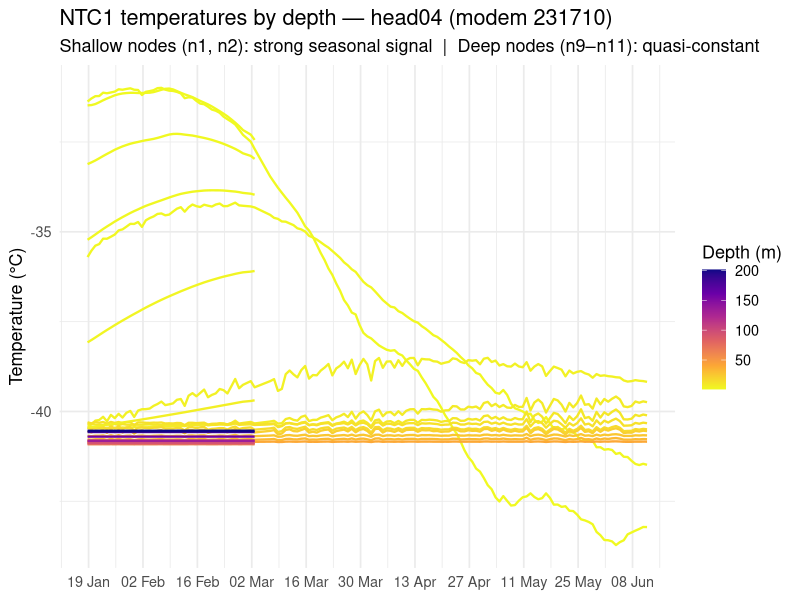
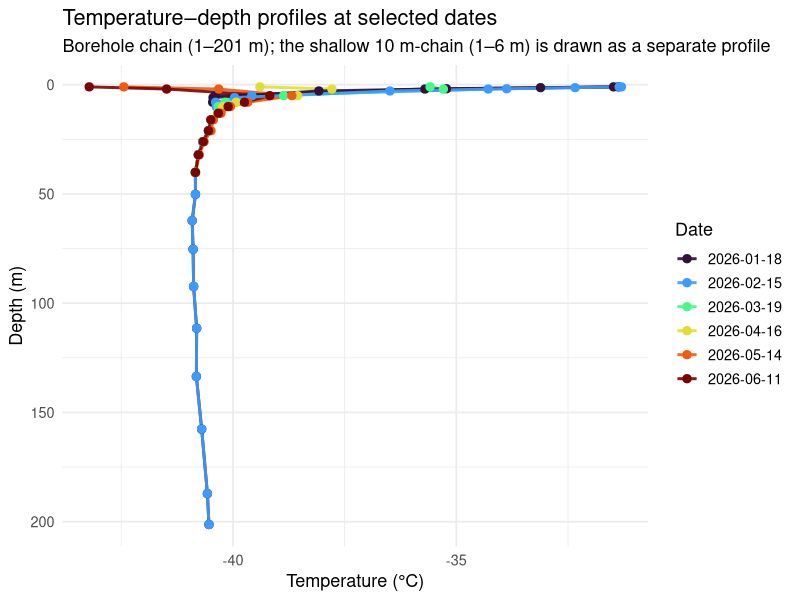
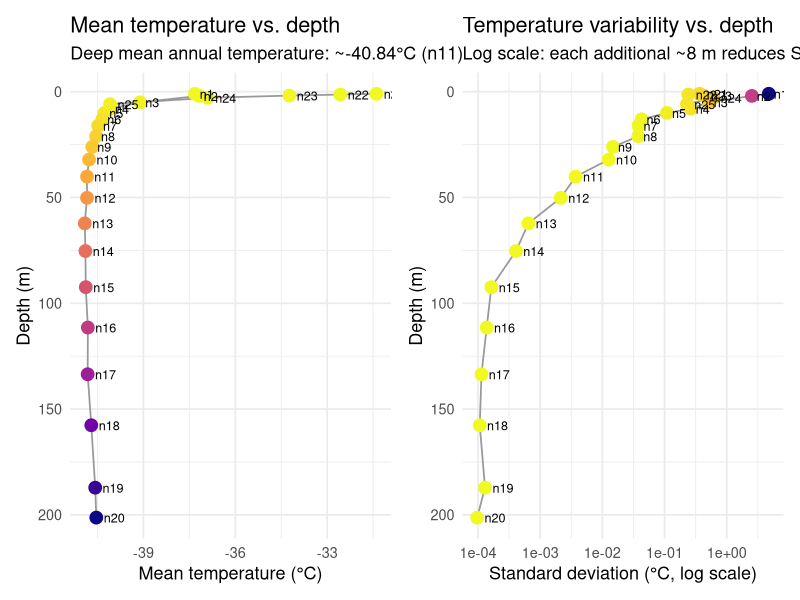
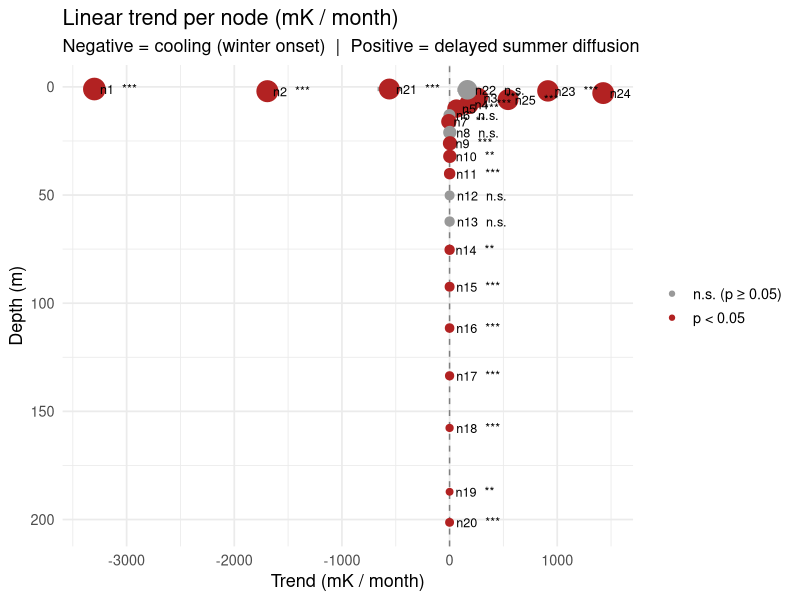
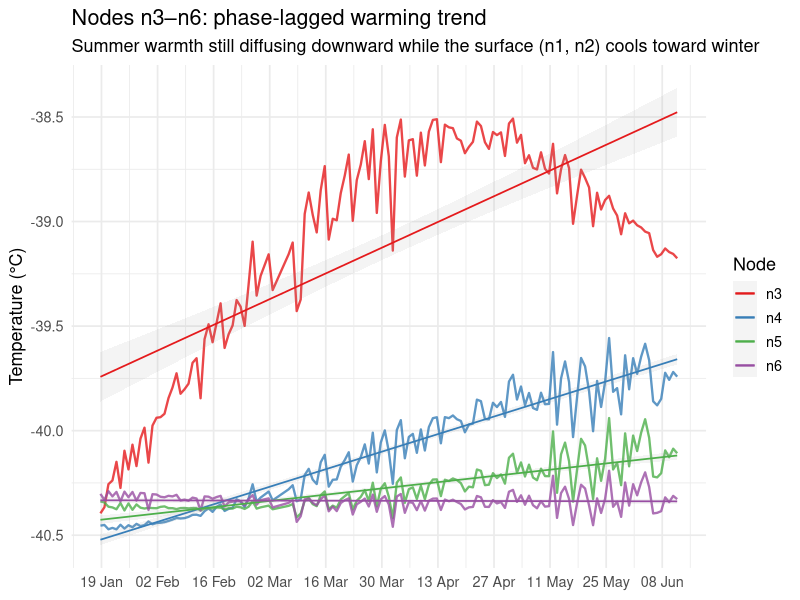
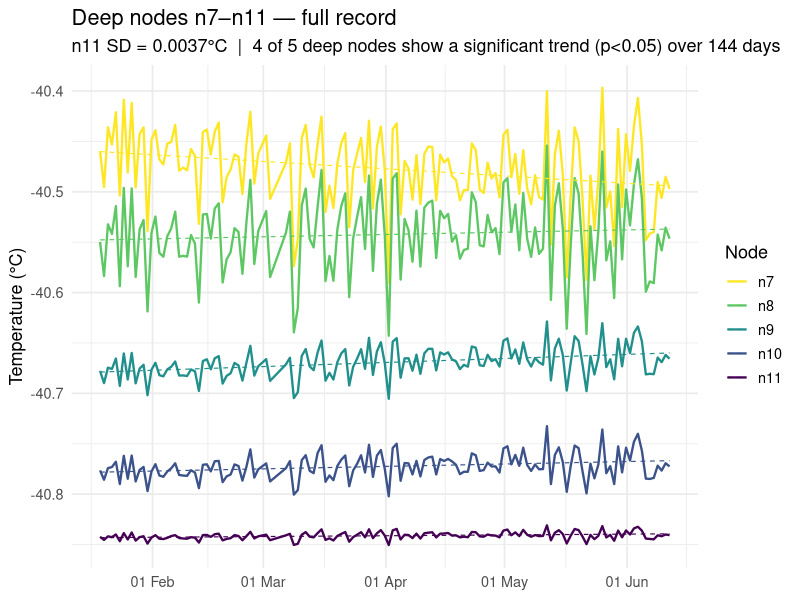
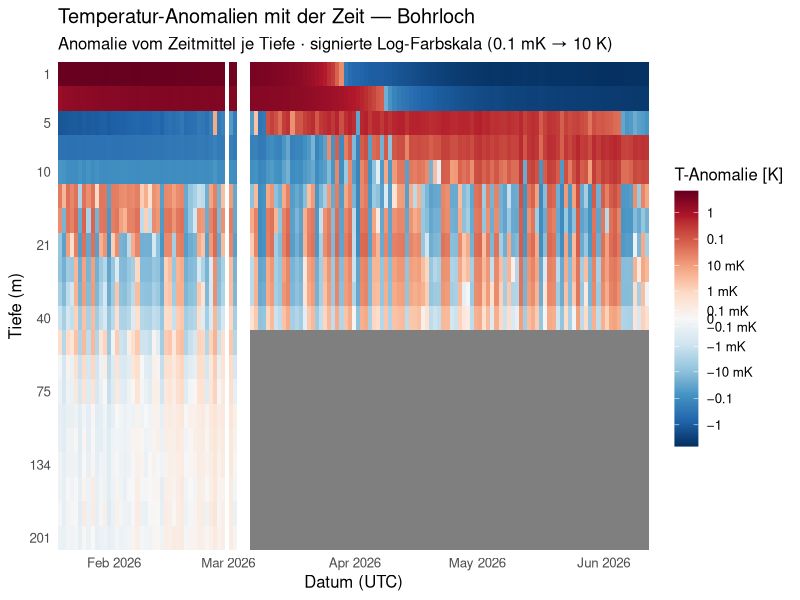
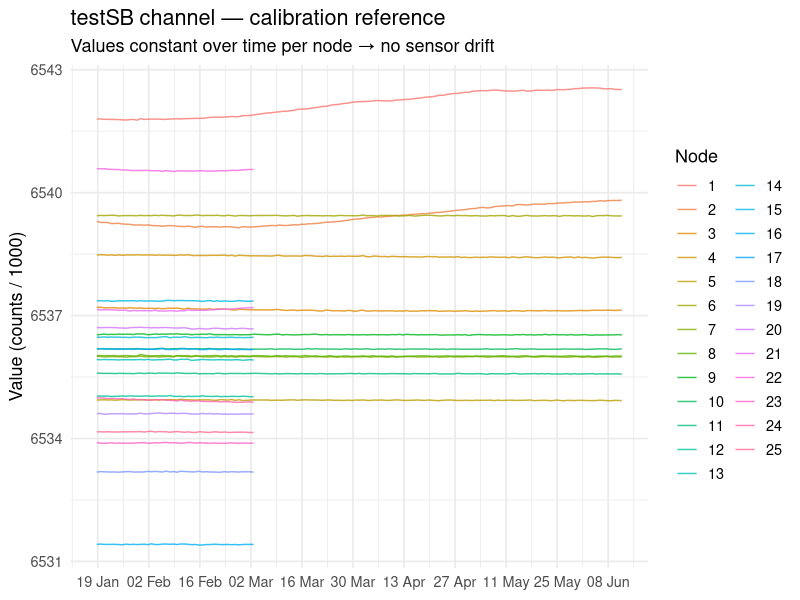

Source code (R) for these figures, in order:
## ---- chunk 1
library(readr)
library(dplyr)
library(tidyr)
library(ggplot2)
library(lubridate)
library(patchwork)

d <- read_csv("./data/decoded_head04_231710_combined.csv", show_col_types = FALSE) |>
  mutate(
    time_utc = as_datetime(time_utc),
    t_days   = as.numeric(difftime(time_utc, min(time_utc), units = "days"))
  )
## ---- chunk 2
# Real installation depths + node order from the 2023 lab calibration
# (data/head04_calibration.csv, built by build_head04_calibration.R).
# n1–n20 = borehole 1–201 m; n21–n25 = shallow 10 m-chain 1–6 m. The node order
# (kept from the deployment Excel sheet) is confirmed by the SD-vs-depth check:
# per-node SD falls monotonically with depth (Spearman ≈ −0.99).
node_depths <- read_csv("./data/head04_calibration.csv", show_col_types = FALSE) |>
  distinct(node, depth = depth_m) |> arrange(node) |>
  # Two physically separate chains — never connect a profile line ACROSS them:
  mutate(chain = if_else(node <= 20, "Bohrloch (1–201 m)", "Nebenkette (1–6 m)"))
knitr::kable(node_depths, col.names = c("Node", "Depth (m)", "Chain"),
             caption = "Sensor depths (2023 deployment).")
## ---- chunk 3
ntc_long <- d |>
  select(time_utc, matches("^n[0-9]+\\.ntc1_temp_C$")) |>
  pivot_longer(-time_utc, names_to = "sensor", values_to = "temp_C") |>
  mutate(node = as.integer(sub("n(\\d+)\\..*", "\\1", sensor))) |>
  left_join(node_depths, by = "node")

ggplot(ntc_long, aes(time_utc, temp_C, colour = depth, group = node)) +
  geom_line(linewidth = 0.8) +
  scale_colour_viridis_c(option = "plasma", direction = -1, name = "Depth (m)") +
  scale_x_datetime(date_breaks = "2 weeks", date_labels = "%d %b") +
  labs(
    title    = "NTC1 temperatures by depth — head04 (modem 231710)",
    subtitle = "Shallow nodes (n1, n2): strong seasonal signal  |  Deep nodes (n9–n11): quasi-constant",
    x = NULL, y = "Temperature (°C)"
  ) +
  theme_minimal(base_size = 13)
## ---- chunk 4
profile_dates <- d |>
  pull(time_utc) |> as.Date() |> unique() |>
  (\(x) x[seq(1, length(x), length.out = 6)])() |>
  as.character()

profiles <- ntc_long |>
  mutate(date = as.character(as.Date(time_utc))) |>
  filter(date %in% profile_dates)

ggplot(profiles, aes(temp_C, depth, colour = date, group = interaction(date, chain))) +
  geom_path(linewidth = 1, alpha = 0.9) +   # per (date, chain): never link across the two chains
  geom_point(size = 2.5) +
  scale_y_reverse(name = "Depth (m)") +
  scale_colour_viridis_d(option = "turbo", name = "Date") +
  labs(
    title    = "Temperature–depth profiles at selected dates",
    subtitle = "Borehole chain (1–201 m); the shallow 10 m-chain (1–6 m) is drawn as a separate profile",
    x = "Temperature (°C)"
  ) +
  theme_minimal(base_size = 13)
## ---- chunk 5
node_stats <- ntc_long |>
  group_by(node, depth, chain) |>
  summarise(
    mean_T  = mean(temp_C, na.rm = TRUE),
    sd_T    = sd(temp_C,   na.rm = TRUE),
    range_T = max(temp_C, na.rm = TRUE) - min(temp_C, na.rm = TRUE),
    .groups = "drop"
  )

p_sd <- ggplot(node_stats, aes(sd_T, depth)) +
  geom_path(aes(group = chain), colour = "grey60", linewidth = 0.6) +
  geom_point(aes(colour = sd_T), size = 4) +
  geom_text(aes(label = paste0("n", node)), hjust = -0.35, size = 3.2) +
  scale_colour_viridis_c(option = "plasma", direction = -1, guide = "none") +
  scale_y_reverse(name = "Depth (m)") +
  scale_x_log10() +
  labs(title = "Temperature variability vs. depth",
       subtitle = "Log scale: each additional ~8 m reduces SD by ~50%",
       x = "Standard deviation (°C, log scale)") +
  theme_minimal(base_size = 13)

p_mean <- ggplot(node_stats, aes(mean_T, depth)) +
  geom_path(aes(group = chain), colour = "grey60", linewidth = 0.6) +
  geom_point(aes(colour = depth), size = 4, show.legend = FALSE) +
  scale_colour_viridis_c(option = "plasma", direction = -1) +
  geom_text(aes(label = paste0("n", node)), hjust = -0.35, size = 3.2) +
  scale_y_reverse(name = "Depth (m)") +
  labs(title = "Mean temperature vs. depth",
       subtitle = sprintf("Deep mean annual temperature: ~%.2f°C (n11)",
                          node_stats$mean_T[node_stats$node == 11]),
       x = "Mean temperature (°C)") +
  theme_minimal(base_size = 13)

p_mean | p_sd
## ---- chunk 6
node_stats |>
  select(node, depth, mean_T, sd_T, range_T) |>
  mutate(across(where(is.numeric), \(x) round(x, 3))) |>
  knitr::kable(
    col.names = c("Node", "Depth (m)", "Mean T (°C)", "SD (°C)", "Range (°C)"),
    caption   = "Temperature statistics per node"
  )
## ---- chunk 7
ntc_cols <- grep("^n[0-9]+\\.ntc1_temp_C$", names(d), value = TRUE)

trends <- lapply(ntc_cols, function(col) {
  node <- as.integer(sub("n(\\d+)\\..*", "\\1", col))
  dat  <- data.frame(t = d$t_days, y = d[[col]]) |> na.omit()
  m    <- lm(y ~ t, data = dat)
  s    <- summary(m)
  tibble(node            = node,
         slope_mK_month  = coef(m)[2] * 30 * 1000,
         se_mK_month     = s$coefficients[2, 2] * 30 * 1000,
         pval            = s$coefficients[2, 4],
         mean_T          = mean(dat$y),
         sd_T            = sd(dat$y))
}) |>
  bind_rows() |>
  left_join(node_depths, by = "node") |>
  mutate(sig = pval < 0.05,
         sig_label = case_when(pval < 0.001 ~ "***",
                               pval < 0.01  ~ "**",
                               pval < 0.05  ~ "*",
                               TRUE         ~ "n.s."))

ggplot(trends, aes(slope_mK_month, depth)) +
  geom_vline(xintercept = 0, colour = "grey50", linetype = "dashed") +
  geom_errorbarh(aes(xmin = slope_mK_month - se_mK_month,
                     xmax = slope_mK_month + se_mK_month),
                 height = 2, colour = "grey60") +
  geom_point(aes(colour = sig, size = log10(abs(slope_mK_month) + 1))) +
  geom_text(aes(label = paste0("n", node, "  ", sig_label)),
            hjust = -0.15, size = 3.2) +
  scale_y_reverse(name = "Depth (m)") +
  scale_colour_manual(values = c("FALSE" = "grey60", "TRUE" = "firebrick"),
                      labels = c("n.s. (p ≥ 0.05)", "p < 0.05"), name = NULL) +
  scale_size_continuous(range = c(2, 7), guide = "none") +
  labs(
    title    = "Linear trend per node (mK / month)",
    subtitle = "Negative = cooling (winter onset)  |  Positive = delayed summer diffusion",
    x        = "Trend (mK / month)"
  ) +
  theme_minimal(base_size = 13)
## ---- chunk 8
trends |>
  mutate(across(c(slope_mK_month, se_mK_month, mean_T, sd_T), \(x) round(x, 2)),
         pval = formatC(pval, digits = 3, format = "g")) |>
  select(node, depth, mean_T, sd_T, slope_mK_month, se_mK_month, pval, sig_label) |>
  knitr::kable(
    col.names = c("Node", "Depth (m)", "Mean T", "SD", "Trend (mK/mon)", "SE", "p-value", ""),
    caption   = "Linear trend results. Positive trend in n4–n6 reflects phase-lagged downward diffusion of summer warmth."
  )
## ---- chunk 9
mid_cols <- grep("^n[3456]\\.ntc1_temp_C$", names(d), value = TRUE)
d_mid <- d |>
  select(time_utc, all_of(mid_cols)) |>
  pivot_longer(-time_utc, names_to = "sensor", values_to = "temp_C") |>
  mutate(node = as.integer(sub("n(\\d+)\\..*", "\\1", sensor))) |>
  left_join(node_depths, by = "node")

ggplot(d_mid, aes(time_utc, temp_C, colour = factor(node), group = node)) +
  geom_line(linewidth = 0.8, alpha = 0.8) +
  geom_smooth(method = "lm", se = TRUE, alpha = 0.1, linewidth = 0.6) +
  scale_colour_brewer(palette = "Set1", name = "Node",
                      labels = paste0("n", 3:6)) +
  scale_x_datetime(date_breaks = "2 weeks", date_labels = "%d %b") +
  labs(
    title    = "Nodes n3–n6: phase-lagged warming trend",
    subtitle = "Summer warmth still diffusing downward while the surface (n1, n2) cools toward winter",
    x = NULL, y = "Temperature (°C)"
  ) +
  theme_minimal(base_size = 13)
## ---- chunk 10
deep_nodes <- 7:11
deep_cols  <- sprintf("n%d.ntc1_temp_C", deep_nodes)

# Per-node linear fit over the WHOLE record (mK/month + significance).
deep_trends <- lapply(deep_nodes, function(n) {
  dat <- na.omit(data.frame(t = d$t_days, y = d[[sprintf("n%d.ntc1_temp_C", n)]]))
  s   <- summary(lm(y ~ t, dat))
  tibble(node = n, slope_mK_month = s$coefficients[2, 1] * 30 * 1000,
         se = s$coefficients[2, 2] * 30 * 1000, pval = s$coefficients[2, 4],
         sd_T = sd(dat$y))
}) |> bind_rows()
n_sig <- sum(deep_trends$pval < 0.05)

d_deep <- d |>
  select(time_utc, all_of(deep_cols)) |>
  pivot_longer(-time_utc, names_to = "sensor", values_to = "temp_C") |>
  mutate(node = as.integer(sub("n(\\d+)\\..*", "\\1", sensor))) |>
  left_join(node_depths, by = "node")

ggplot(d_deep, aes(time_utc, temp_C, colour = factor(node), group = node)) +
  geom_line(linewidth = 0.8) +
  geom_smooth(method = "lm", se = FALSE, linetype = "dashed",
              linewidth = 0.4, alpha = 0.6) +
  scale_colour_viridis_d(option = "viridis", direction = -1,
                          name = "Node", labels = paste0("n", deep_nodes)) +
  scale_x_datetime(date_breaks = "1 month", date_labels = "%d %b") +
  labs(
    title    = "Deep nodes n7–n11 — full record",
    subtitle = sprintf("n11 SD = %.4f°C  |  %d of 5 deep nodes show a significant trend (p<0.05) over %d days",
                       deep_trends$sd_T[deep_trends$node == 11], n_sig, round(max(d$t_days))),
    x = NULL, y = "Temperature (°C)"
  ) +
  theme_minimal(base_size = 13)
## ---- chunk 11
deep_trends |>
  mutate(across(c(slope_mK_month, se, sd_T), \(x) round(x, 3)),
         pval = formatC(pval, digits = 2, format = "g"),
         sig  = ifelse(pval < 0.05, "yes", "—")) |>
  knitr::kable(col.names = c("Node", "Trend (mK/mon)", "SE", "p-value", "SD (°C)", "p<0.05"),
    caption = "Deep-node linear trend over the full record.")
## ---- chunk 12
bore <- node_depths |> filter(node <= 20)
anom <- ntc_long |>
  semi_join(bore, by = "node") |>
  group_by(node) |> mutate(anom = temp_C - mean(temp_C, na.rm = TRUE)) |> ungroup()

C    <- 1e-4                                   # linear threshold ≈ 0.1 mK
slog <- function(x) sign(x) * log10(1 + abs(x) / C)  # resolves down to 0.1 mK
brkK <- c(-10, -1, -0.1, -0.01, -0.001, -1e-4, 0, 1e-4, 0.001, 0.01, 0.1, 1, 10)
labK <- c("−10", "−1", "−0.1", "−10 mK", "−1 mK", "−0.1 mK", "0",
          "0.1 mK", "1 mK", "10 mK", "0.1", "1", "10")
lim  <- max(abs(slog(range(anom$anom, na.rm = TRUE)))) * c(-1, 1)
ord  <- order(bore$depth)
anom$rank <- match(anom$node, bore$node[ord])  # equal-height bands, ordered by depth
ybr  <- c(1, 3, 5, 8, 11, 14, 17, 20); ylab <- round(bore$depth[ord][ybr])

ggplot(anom, aes(time_utc, rank, fill = slog(anom))) +
  geom_tile() +
  scale_fill_gradientn(
    colours = rev(c("#67001f","#b2182b","#d6604d","#f4a582","#fddbc7","#f7f7f7",
                    "#d1e5f0","#92c5de","#4393c3","#2166ac","#053061")),
    limits = lim, breaks = slog(brkK), labels = labK, name = "T-Anomalie [K]") +
  scale_y_reverse(breaks = ybr, labels = ylab, expand = c(0, 0)) +
  scale_x_datetime(date_breaks = "1 month", date_labels = "%b %Y", expand = c(0, 0)) +
  labs(title = "Temperatur-Anomalien mit der Zeit — Bohrloch",
       subtitle = "Anomalie vom Zeitmittel je Tiefe · signierte Log-Farbskala (0.1 mK → 10 K)",
       x = "Datum (UTC)", y = "Tiefe (m)") +
  theme_minimal(base_size = 12) +
  theme(panel.grid = element_blank(), legend.key.height = unit(1.3, "cm"))
## ---- chunk 13
sb_long <- d |>
  select(time_utc, matches("testSB")) |>
  pivot_longer(-time_utc, names_to = "sensor", values_to = "value") |>
  mutate(node = as.integer(sub("n(\\d+)\\..*", "\\1", sensor)))

ggplot(sb_long, aes(time_utc, value, colour = factor(node), group = node)) +
  geom_line(linewidth = 0.5, alpha = 0.8) +
  scale_x_datetime(date_breaks = "2 weeks", date_labels = "%d %b") +
  labs(
    title    = "testSB channel — calibration reference",
    subtitle = "Values constant over time per node → no sensor drift",
    x = NULL, y = "Value (counts / 1000)", colour = "Node"
  ) +
  theme_minimal(base_size = 13)
